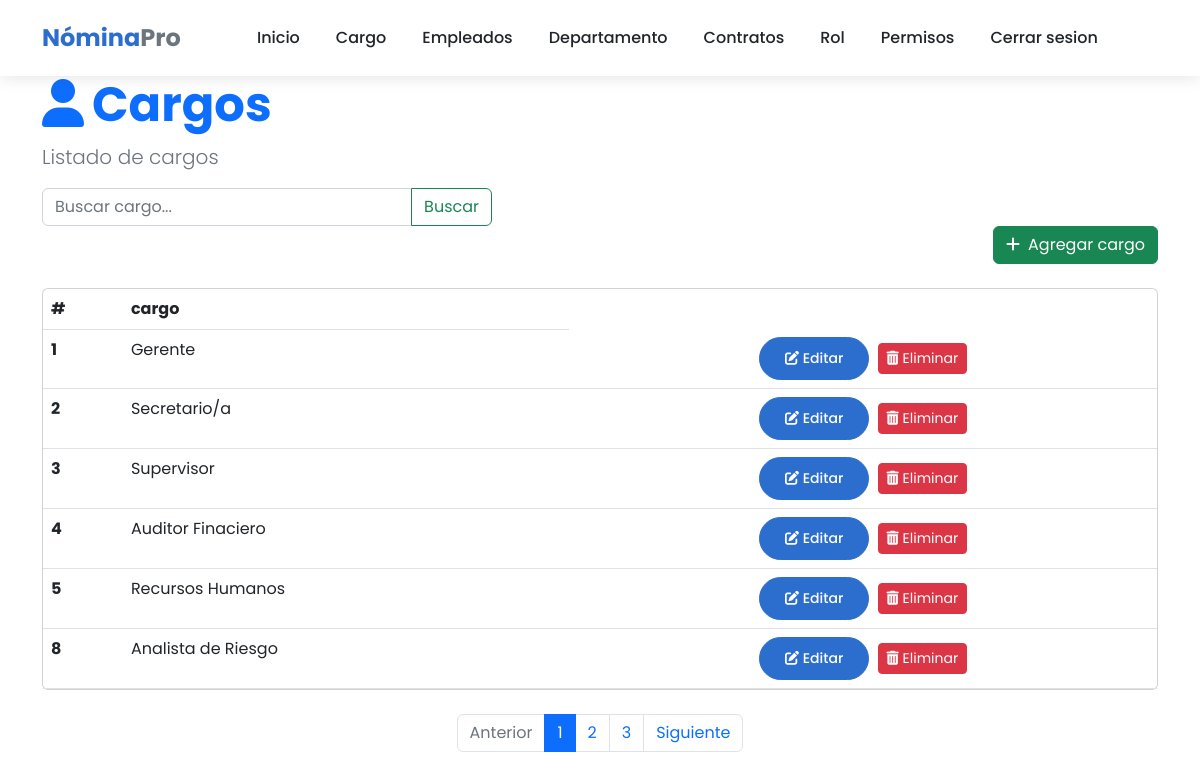
Page /nomina/list_cargo (signed in) on the committed database.
### core/models.py (models this page shows, shortened)
class Cargo(models.Model):
    descripcion = models.CharField(max_length=100)

### core/views.py (the view)
# urls.py: path('list_cargo', views.list_cargo, name="list_cargo"),
@login_required
def list_cargo (request):
    query= request.GET.get('q',None)
    print(query)
    if query: cargos = Cargo.objects.filter(descripcion__icontains=query)
    else: cargos = Cargo.objects.all()
    context = {'cargos': cargos, 'title': 'Listado de nomina'}
    return render(request, 'cargos/list.html', context)

### template/cargos/list.html (shortened to what this page needs)
{% extends "home.html" %}
{% block content %}
<div class="container">
    <header class="page-header">
        <h1 class="display-5 fw-bold text-primary">
            <i class="fas fa-user me-2"></i>Cargos
        </h1>
        <p class="lead text-muted">Listado de cargos</p>
    </header>
    <form action="" style="max-width: 450px;">
        <div class="input-group">
            <input type="text" class="form-control" placeholder="Buscar cargo..." name="q" value="{{ request.GET.q }}">
            <button class="btn btn-outline-success" data-bs-toggle="tooltip" data-bs-title="Escriba parte del apellido y click en buscar">
                Buscar
            </button>
        </div>
    </form>
    <div class="d-flex justify-content-end mb-4">
        <a class="btn btn-success text-white"  href="{% url 'core:create_cargo' %}">
            <i class="fas fa-plus me-2"></i>Agregar cargo
        </a>
    </div>
    <div class="card mb-4">
        <div class="card-body p-0">
            <div class="table-responsive">
                <table class="table table-hover mb-0">
                    <thead>
                        <tr>
                            <th scope="col">#</th>
                            <th scope="col">cargo</th>
                    </thead>
                    <tbody>
                       {% for cargo in cargos %}
                        <tr>
                            <th scope="row">{{cargo.id}}</th>
                            <td>{{cargo.descripcion}}</td>
                            <td class="text-center">
                                <a href="{% url 'core:update_cargo' cargo.id %}" class="btn btn-sm btn-primary me-1">
                                    <i class="fas fa-edit"></i> Editar
                                </a>
                                <a  href="{% url 'core:delete_cargo' cargo.id %}" class="btn btn-sm btn-danger">
                                    <i class="fas fa-trash-alt"></i> Eliminar
                                </a>
                            </td>
                        </tr>
                       {% endfor %}
                    </tbody>
                </table>
            </div>
        </div>
    </div>
    <nav aria-label="Page navigation" class="mb-4">
        <ul class="pagination justify-content-center">
            <li class="page-item disabled">
                <a class="page-link" href="#" tabindex="-1" aria-disabled="true">Anterior</a>
            </li>
            <li class="page-item active"><a class="page-link" href="#">1</a></li>
            <li class="page-item"><a class="page-link" href="#">2</a></li>
            <li class="page-item"><a class="page-link" href="#">3</a></li>
            <li class="page-item">
                <a class="page-link" href="#">Siguiente</a>
            </li>
        </ul>
    </nav>
</div>
{% endblock %}

### template/home.html (style rules this page uses)
:root { --primary-color: #2c6ecd; --secondary-color: #19b3b3; --accent-color: #f8f9fa; --dark-color: #212529; --text-color: #495057; }
body { font-family: 'Poppins', sans-serif; color: var(--text-color); overflow-x: hidden; }
.btn-primary { background-color: var(--primary-color); border-color: var(--primary-color); padding: 10px 25px; border-radius: 50px; font-weight: 500; transition: all 0.3s ease; }

### rows in the picture
Cargo: id "1", descripcion "Gerente"
Cargo: id "2", descripcion "Secretario/a"
Cargo: id "3", descripcion "Supervisor"
Cargo: id "4", descripcion "Auditor Finaciero"
Cargo: id "5", descripcion "Recursos Humanos"
Cargo: id "8", descripcion "Analista de Riesgo"
